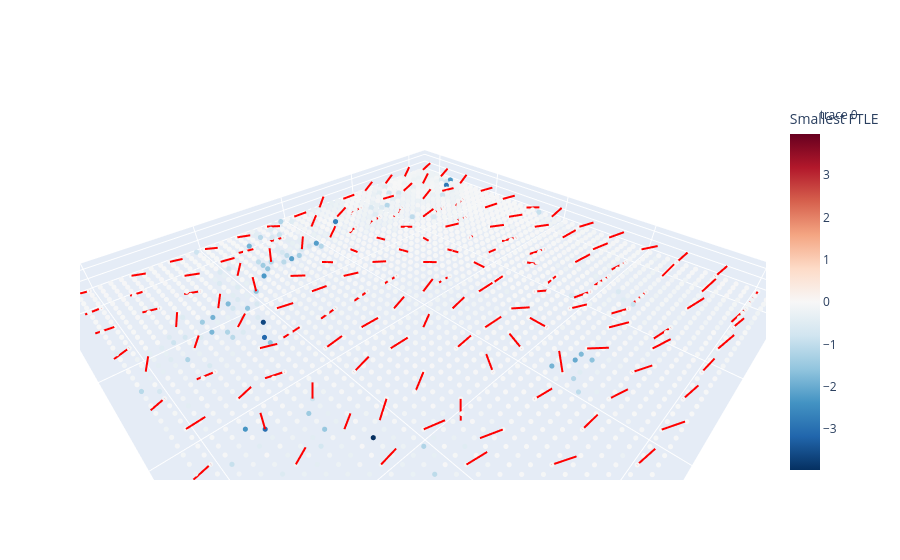

The notebook cell this image was saved under:
### Code cell
fig = go.Figure()

m = np.max(np.abs(lyap_grid_min))


fig.add_trace(
    go.Scatter3d(
        x=X3.ravel(),
        y=Y3.ravel(),
        z=Z3.ravel(),
        mode='markers',
        marker=dict(
            size=3,
            color=lyap_grid_min.ravel(),
            colorscale='RdBu_r',
            cmin=-m,
            cmax=m,
            colorbar=dict(title='Smallest FTLE')
        )
    )
)

skip = 4

for i in range(0, X3.shape[1], skip):
    for j in range(0, X3.shape[0], skip):

        x0 = X3[j,i]
        y0 = Y3[j,i]
        z0 = Z3[j,i]

        v = min_dirs[j,i]

        scale = 0.15

        fig.add_trace(
            go.Scatter3d(
                x=[x0, x0 + scale*v[0]],
                y=[y0, y0 + scale*v[1]],
                z=[z0, z0 + scale*v[2]],
                mode='lines',
                line=dict(color='red', width=4),
                showlegend=False
            )
        )

fig.update_layout(
    scene=dict(
        aspectmode='data'
    )
)

fig.show()

fig.write_html(
    save_dir / "orthogonal_3ds_3ftle_46.html",
    include_plotlyjs="cdn"
)

### Figure 1 — Plotly figure (JSON) as saved in the notebook; plotly's stock layout.template omitted (floating-point values rounded to 4 significant figures; data arrays with more than 128 entries replaced by an {"elided": "..."} marker saying what was removed)
{"data": [{"marker": {"cmax": 3.97, "cmin": -3.97, "color": {"elided": "2500 float values"}, "colorbar": {"title": {"text": "Smallest FTLE"}}, "colorscale": [[0, "rgb(5,48,97)"], [0.1, "rgb(33,102,172)"], [0.2, "rgb(67,147,195)"], [0.3, "rgb(146,197,222)"], [0.4, "rgb(209,229,240)"], [0.5, "rgb(247,247,247)"], [0.6, "rgb(253,219,199)"], [0.7, "rgb(244,165,130)"], [0.8, "rgb(214,96,77)"], [0.9, "rgb(178,24,43)"], [1, "rgb(103,0,31)"]], "size": 3}, "mode": "markers", "type": "scatter3d", "x": {"elided": "2500 float values"}, "y": {"elided": "2500 float values"}, "z": {"elided": "2500 float values"}}, {"line": {"color": "red", "width": 4}, "mode": "lines", "showlegend": false, "type": "scatter3d", "x": [-2.047, -2.097], "y": [-2.069, -1.975], "z": [0, 0.1065]}, {"line": {"color": "red", "width": 4}, "mode": "lines", "showlegend": false, "type": "scatter3d", "x": [-2.047, -2.087], "y": [-1.727, -1.646], "z": [0, 0.1202]}, {"line": {"color": "red", "width": 4}, "mode": "lines", "showlegend": false, "type": "scatter3d", "x": [-2.047, -2.081], "y": [-1.384, -1.313], "z": [0, 0.1277]}, {"line": {"color": "red", "width": 4}, "mode": "lines", "showlegend": false, "type": "scatter3d", "x": [-2.047, -2.135], "y": [-1.042, -0.9315], "z": [0, 0.05042]}, {"line": {"color": "red", "width": 4}, "mode": "lines", "showlegend": false, "type": "scatter3d", "x": [-2.047, -2.117], "y": [-0.6999, -0.5804], "z": [0, 0.05781]}, {"line": {"color": "red", "width": 4}, "mode": "lines", "showlegend": false, "type": "scatter3d", "x": [-2.047, -2.102], "y": [-0.3577, -0.2213], "z": [0, 0.02966]}, {"line": {"color": "red", "width": 4}, "mode": "lines", "showlegend": false, "type": "scatter3d", "x": [-2.047, -2.085], "y": [-0.01554, 0.06301], "z": [0, 0.1219]}, {"line": {"color": "red", "width": 4}, "mode": "lines", "showlegend": false, "type": "scatter3d", "x": [-2.047, -2.139], "y": [0.3267, 0.431], "z": [0, 0.05639]}, {"line": {"color": "red", "width": 4}, "mode": "lines", "showlegend": false, "type": "scatter3d", "x": [-2.047, -2.111], "y": [0.6689, 0.7782], "z": [0, 0.0805]}, {"line": {"color": "red", "width": 4}, "mode": "lines", "showlegend": false, "type": "scatter3d", "x": [-2.047, -2.136], "y": [1.011, 1.122], "z": [0, 0.04696]}, {"line": {"color": "red", "width": 4}, "mode": "lines", "showlegend": false, "type": "scatter3d", "x": [-2.047, -2.178], "y": [1.353, 1.385], "z": [0, 0.06514]}, {"line": {"color": "red", "width": 4}, "mode": "lines", "showlegend": false, "type": "scatter3d", "x": [-2.047, -2.175], "y": [1.695, 1.733], "z": [0, 0.06938]}, {"line": {"color": "red", "width": 4}, "mode": "lines", "showlegend": false, "type": "scatter3d", "x": [-2.047, -1.906], "y": [2.038, 2.031], "z": [0, -0.05006]}, {"line": {"color": "red", "width": 4}, "mode": "lines", "showlegend": false, "type": "scatter3d", "x": [-1.706, -1.738], "y": [-2.069, -2.014], "z": [0, 0.136]}, {"line": {"color": "red", "width": 4}, "mode": "lines", "showlegend": false, "type": "scatter3d", "x": [-1.706, -1.752], "y": [-1.727, -1.68], "z": [0, 0.135]}, {"line": {"color": "red", "width": 4}, "mode": "lines", "showlegend": false, "type": "scatter3d", "x": [-1.706, -1.788], "y": [-1.384, -1.268], "z": [0, 0.04709]}, {"line": {"color": "red", "width": 4}, "mode": "lines", "showlegend": false, "type": "scatter3d", "x": [-1.706, -1.612], "y": [-1.042, -1.102], "z": [0, -0.1006]}, {"line": {"color": "red", "width": 4}, "mode": "lines", "showlegend": false, "type": "scatter3d", "x": [-1.706, -1.775], "y": [-0.6999, -0.5847], "z": [0, 0.06633]}, {"line": {"color": "red", "width": 4}, "mode": "lines", "showlegend": false, "type": "scatter3d", "x": [-1.706, -1.79], "y": [-0.3577, -0.2399], "z": [0, 0.03811]}, {"line": {"color": "red", "width": 4}, "mode": "lines", "showlegend": false, "type": "scatter3d", "x": [-1.706, -1.801], "y": [-0.01554, 0.09611], "z": [0, 0.03003]}, {"line": {"color": "red", "width": 4}, "mode": "lines", "showlegend": false, "type": "scatter3d", "x": [-1.706, -1.771], "y": [0.3267, 0.4205], "z": [0, 0.09726]}, {"line": {"color": "red", "width": 4}, "mode": "lines", "showlegend": false, "type": "scatter3d", "x": [-1.706, -1.803], "y": [0.6689, 0.7611], "z": [0, 0.06764]}, {"line": {"color": "red", "width": 4}, "mode": "lines", "showlegend": false, "type": "scatter3d", "x": [-1.706, -1.59], "y": [1.011, 0.9398], "z": [0, -0.06355]}, {"line": {"color": "red", "width": 4}, "mode": "lines", "showlegend": false, "type": "scatter3d", "x": [-1.706, -1.817], "y": [1.353, 1.388], "z": [0, 0.09462]}, {"line": {"color": "red", "width": 4}, "mode": "lines", "showlegend": false, "type": "scatter3d", "x": [-1.706, -1.769], "y": [1.695, 1.745], "z": [0, 0.1267]}, {"line": {"color": "red", "width": 4}, "mode": "lines", "showlegend": false, "type": "scatter3d", "x": [-1.706, -1.639], "y": [2.038, 1.994], "z": [0, -0.1268]}, {"line": {"color": "red", "width": 4}, "mode": "lines", "showlegend": false, "type": "scatter3d", "x": [-1.365, -1.42], "y": [-2.069, -2.0], "z": [0, 0.1213]}, {"line": {"color": "red", "width": 4}, "mode": "lines", "showlegend": false, "type": "scatter3d", "x": [-1.365, -1.438], "y": [-1.727, -1.648], "z": [0, 0.1047]}, {"line": {"color": "red", "width": 4}, "mode": "lines", "showlegend": false, "type": "scatter3d", "x": [-1.365, -1.439], "y": [-1.384, -1.328], "z": [0, 0.1179]}, {"line": {"color": "red", "width": 4}, "mode": "lines", "showlegend": false, "type": "scatter3d", "x": [-1.365, -1.256], "y": [-1.042, -1.124], "z": [0, -0.0633]}, {"line": {"color": "red", "width": 4}, "mode": "lines", "showlegend": false, "type": "scatter3d", "x": [-1.365, -1.254], "y": [-0.6999, -0.7846], "z": [0, -0.05575]}, {"line": {"color": "red", "width": 4}, "mode": "lines", "showlegend": false, "type": "scatter3d", "x": [-1.365, -1.466], "y": [-0.3577, -0.2499], "z": [0, 0.02441]}, {"line": {"color": "red", "width": 4}, "mode": "lines", "showlegend": false, "type": "scatter3d", "x": [-1.365, -1.25], "y": [-0.01554, -0.1064], "z": [0, -0.03218]}, {"line": {"color": "red", "width": 4}, "mode": "lines", "showlegend": false, "type": "scatter3d", "x": [-1.365, -1.258], "y": [0.3267, 0.2326], "z": [0, -0.0479]}, {"line": {"color": "red", "width": 4}, "mode": "lines", "showlegend": false, "type": "scatter3d", "x": [-1.365, -1.446], "y": [0.6689, 0.7575], "z": [0, 0.08949]}, {"line": {"color": "red", "width": 4}, "mode": "lines", "showlegend": false, "type": "scatter3d", "x": [-1.365, -1.261], "y": [1.011, 0.9423], "z": [0, -0.08425]}, {"line": {"color": "red", "width": 4}, "mode": "lines", "showlegend": false, "type": "scatter3d", "x": [-1.365, -1.269], "y": [1.353, 1.305], "z": [0, -0.105]}, {"line": {"color": "red", "width": 4}, "mode": "lines", "showlegend": false, "type": "scatter3d", "x": [-1.365, -1.417], "y": [1.695, 1.77], "z": [0, 0.119]}, {"line": {"color": "red", "width": 4}, "mode": "lines", "showlegend": false, "type": "scatter3d", "x": [-1.365, -1.509], "y": [2.038, 2.068], "z": [0, 0.02794]}, {"line": {"color": "red", "width": 4}, "mode": "lines", "showlegend": false, "type": "scatter3d", "x": [-1.023, -1.096], "y": [-2.069, -2.006], "z": [0, 0.1157]}, {"line": {"color": "red", "width": 4}, "mode": "lines", "showlegend": false, "type": "scatter3d", "x": [-1.023, -1.095], "y": [-1.727, -1.607], "z": [0, 0.05601]}, {"line": {"color": "red", "width": 4}, "mode": "lines", "showlegend": false, "type": "scatter3d", "x": [-1.023, -0.9353], "y": [-1.384, -1.44], "z": [0, -0.108]}, {"line": {"color": "red", "width": 4}, "mode": "lines", "showlegend": false, "type": "scatter3d", "x": [-1.023, -1.108], "y": [-1.042, -0.9618], "z": [0, 0.09476]}, {"line": {"color": "red", "width": 4}, "mode": "lines", "showlegend": false, "type": "scatter3d", "x": [-1.023, -1.112], "y": [-0.6999, -0.5881], "z": [0, 0.04693]}, {"line": {"color": "red", "width": 4}, "mode": "lines", "showlegend": false, "type": "scatter3d", "x": [-1.023, -1.165], "y": [-0.3577, -0.3936], "z": [0, -0.0353]}, {"line": {"color": "red", "width": 4}, "mode": "lines", "showlegend": false, "type": "scatter3d", "x": [-1.023, -0.8788], "y": [-0.01554, 0.005191], "z": [0, 0.03373]}, {"line": {"color": "red", "width": 4}, "mode": "lines", "showlegend": false, "type": "scatter3d", "x": [-1.023, -1.145], "y": [0.3267, 0.4042], "z": [0, -0.04136]}, {"line": {"color": "red", "width": 4}, "mode": "lines", "showlegend": false, "type": "scatter3d", "x": [-1.023, -0.8737], "y": [0.6689, 0.6753], "z": [0, -0.004762]}, {"line": {"color": "red", "width": 4}, "mode": "lines", "showlegend": false, "type": "scatter3d", "x": [-1.023, -0.9051], "y": [1.011, 0.9305], "z": [0, -0.04461]}, {"line": {"color": "red", "width": 4}, "mode": "lines", "showlegend": false, "type": "scatter3d", "x": [-1.023, -0.9192], "y": [1.353, 1.258], "z": [0, -0.04987]}, {"line": {"color": "red", "width": 4}, "mode": "lines", "showlegend": false, "type": "scatter3d", "x": [-1.023, -0.9323], "y": [1.695, 1.629], "z": [0, -0.09881]}, {"line": {"color": "red", "width": 4}, "mode": "lines", "showlegend": false, "type": "scatter3d", "x": [-1.023, -1.134], "y": [2.038, 2.081], "z": [0, 0.09188]}, {"line": {"color": "red", "width": 4}, "mode": "lines", "showlegend": false, "type": "scatter3d", "x": [-0.6823, -0.7813], "y": [-2.069, -1.97], "z": [0, 0.05398]}, {"line": {"color": "red", "width": 4}, "mode": "lines", "showlegend": false, "type": "scatter3d", "x": [-0.6823, -0.5857], "y": [-1.727, -1.81], "z": [0, -0.07883]}, {"line": {"color": "red", "width": 4}, "mode": "lines", "showlegend": false, "type": "scatter3d", "x": [-0.6823, -0.5743], "y": [-1.384, -1.46], "z": [0, -0.0714]}, {"line": {"color": "red", "width": 4}, "mode": "lines", "showlegend": false, "type": "scatter3d", "x": [-0.6823, -0.723], "y": [-1.042, -0.9021], "z": [0, 0.03526]}, {"line": {"color": "red", "width": 4}, "mode": "lines", "showlegend": false, "type": "scatter3d", "x": [-0.6823, -0.6272], "y": [-0.6999, -0.5653], "z": [0, 0.03648]}, {"line": {"color": "red", "width": 4}, "mode": "lines", "showlegend": false, "type": "scatter3d", "x": [-0.6823, -0.6787], "y": [-0.3577, -0.2104], "z": [0, 0.02785]}, {"line": {"color": "red", "width": 4}, "mode": "lines", "showlegend": false, "type": "scatter3d", "x": [-0.6823, -0.6567], "y": [-0.01554, 0.1311], "z": [0, 0.01819]}, {"line": {"color": "red", "width": 4}, "mode": "lines", "showlegend": false, "type": "scatter3d", "x": [-0.6823, -0.5347], "y": [0.3267, 0.3458], "z": [0, 0.01829]}, {"line": {"color": "red", "width": 4}, "mode": "lines", "showlegend": false, "type": "scatter3d", "x": [-0.6823, -0.8195], "y": [0.6689, 0.721], "z": [0, -0.03099]}, {"line": {"color": "red", "width": 4}, "mode": "lines", "showlegend": false, "type": "scatter3d", "x": [-0.6823, -0.8073], "y": [1.011, 1.092], "z": [0, 0.01876]}, {"line": {"color": "red", "width": 4}, "mode": "lines", "showlegend": false, "type": "scatter3d", "x": [-0.6823, -0.7705], "y": [1.353, 1.458], "z": [0, 0.06167]}, {"line": {"color": "red", "width": 4}, "mode": "lines", "showlegend": false, "type": "scatter3d", "x": [-0.6823, -0.8043], "y": [1.695, 1.761], "z": [0, 0.0571]}, {"line": {"color": "red", "width": 4}, "mode": "lines", "showlegend": false, "type": "scatter3d", "x": [-0.6823, -0.8217], "y": [2.038, 2.06], "z": [0, 0.05097]}, {"line": {"color": "red", "width": 4}, "mode": "lines", "showlegend": false, "type": "scatter3d", "x": [-0.3411, -0.3845], "y": [-2.069, -2.023], "z": [0, 0.1363]}, {"line": {"color": "red", "width": 4}, "mode": "lines", "showlegend": false, "type": "scatter3d", "x": [-0.3411, -0.4237], "y": [-1.727, -1.661], "z": [0, 0.107]}, {"line": {"color": "red", "width": 4}, "mode": "lines", "showlegend": false, "type": "scatter3d", "x": [-0.3411, -0.2498], "y": [-1.384, -1.449], "z": [0, -0.09989]}, {"line": {"color": "red", "width": 4}, "mode": "lines", "showlegend": false, "type": "scatter3d", "x": [-0.3411, -0.3325], "y": [-1.042, -0.8964], "z": [0, 0.03458]}, {"line": {"color": "red", "width": 4}, "mode": "lines", "showlegend": false, "type": "scatter3d", "x": [-0.3411, -0.3326], "y": [-0.6999, -0.5542], "z": [0, 0.03445]}, {"line": {"color": "red", "width": 4}, "mode": "lines", "showlegend": false, "type": "scatter3d", "x": [-0.3411, -0.3829], "y": [-0.3577, -0.2197], "z": [0, 0.04129]}, {"line": {"color": "red", "width": 4}, "mode": "lines", "showlegend": false, "type": "scatter3d", "x": [-0.3411, -0.2401], "y": [-0.01554, -0.0911], "z": [0, -0.0811]}, {"line": {"color": "red", "width": 4}, "mode": "lines", "showlegend": false, "type": "scatter3d", "x": [-0.3411, -0.402], "y": [0.3267, 0.4153], "z": [0, 0.1046]}, {"line": {"color": "red", "width": 4}, "mode": "lines", "showlegend": false, "type": "scatter3d", "x": [-0.3411, -0.4142], "y": [0.6689, 0.7937], "z": [0, 0.0398]}, {"line": {"color": "red", "width": 4}, "mode": "lines", "showlegend": false, "type": "scatter3d", "x": [-0.3411, -0.301], "y": [1.011, 0.8723], "z": [0, 0.04036]}, {"line": {"color": "red", "width": 4}, "mode": "lines", "showlegend": false, "type": "scatter3d", "x": [-0.3411, -0.4172], "y": [1.353, 1.477], "z": [0, 0.03817]}, {"line": {"color": "red", "width": 4}, "mode": "lines", "showlegend": false, "type": "scatter3d", "x": [-0.3411, -0.4629], "y": [1.695, 1.775], "z": [0, 0.03571]}, {"line": {"color": "red", "width": 4}, "mode": "lines", "showlegend": false, "type": "scatter3d", "x": [-0.3411, -0.4797], "y": [2.038, 2.07], "z": [0, 0.04728]}, {"line": {"color": "red", "width": 4}, "mode": "lines", "showlegend": false, "type": "scatter3d", "x": [2.123e-05, -0.1026], "y": [-2.069, -1.972], "z": [0, 0.05178]}, {"line": {"color": "red", "width": 4}, "mode": "lines", "showlegend": false, "type": "scatter3d", "x": [2.123e-05, -0.05083], "y": [-1.727, -1.681], "z": [0, 0.1336]}, {"line": {"color": "red", "width": 4}, "mode": "lines", "showlegend": false, "type": "scatter3d", "x": [2.123e-05, -0.04663], "y": [-1.384, -1.332], "z": [0, 0.1326]}, {"line": {"color": "red", "width": 4}, "mode": "lines", "showlegend": false, "type": "scatter3d", "x": [2.123e-05, 0.01949], "y": [-1.042, -0.8977], "z": [0, 0.03548]}, {"line": {"color": "red", "width": 4}, "mode": "lines", "showlegend": false, "type": "scatter3d", "x": [2.123e-05, -0.06028], "y": [-0.6999, -0.5683], "z": [0, 0.03904]}, {"line": {"color": "red", "width": 4}, "mode": "lines", "showlegend": false, "type": "scatter3d", "x": [2.123e-05, 0.1022], "y": [-0.3577, -0.434], "z": [0, -0.07904]}, {"line": {"color": "red", "width": 4}, "mode": "lines", "showlegend": false, "type": "scatter3d", "x": [2.123e-05, -0.06176], "y": [-0.01554, 0.03758], "z": [0, 0.1259]}, {"line": {"color": "red", "width": 4}, "mode": "lines", "showlegend": false, "type": "scatter3d", "x": [2.123e-05, -0.05907], "y": [0.3267, 0.3949], "z": [0, 0.1198]}, {"line": {"color": "red", "width": 4}, "mode": "lines", "showlegend": false, "type": "scatter3d", "x": [2.123e-05, -0.1145], "y": [0.6689, 0.7294], "z": [0, 0.07567]}, {"line": {"color": "red", "width": 4}, "mode": "lines", "showlegend": false, "type": "scatter3d", "x": [2.123e-05, -0.03612], "y": [1.011, 0.87], "z": [0, 0.036]}, {"line": {"color": "red", "width": 4}, "mode": "lines", "showlegend": false, "type": "scatter3d", "x": [2.123e-05, -0.04104], "y": [1.353, 1.278], "z": [0, 0.1231]}, {"line": {"color": "red", "width": 4}, "mode": "lines", "showlegend": false, "type": "scatter3d", "x": [2.123e-05, -0.1346], "y": [1.695, 1.753], "z": [0, 0.03216]}, {"line": {"color": "red", "width": 4}, "mode": "lines", "showlegend": false, "type": "scatter3d", "x": [2.123e-05, -0.1197], "y": [2.038, 2.118], "z": [0, 0.04105]}, {"line": {"color": "red", "width": 4}, "mode": "lines", "showlegend": false, "type": "scatter3d", "x": [0.3412, 0.2459], "y": [-2.069, -1.954], "z": [0, 0.01301]}, {"line": {"color": "red", "width": 4}, "mode": "lines", "showlegend": false, "type": "scatter3d", "x": [0.3412, 0.4548], "y": [-1.727, -1.817], "z": [0, -0.03753]}, {"line": {"color": "red", "width": 4}, "mode": "lines", "showlegend": false, "type": "scatter3d", "x": [0.3412, 0.3213], "y": [-1.384, -1.357], "z": [0, 0.1462]}, {"line": {"color": "red", "width": 4}, "mode": "lines", "showlegend": false, "type": "scatter3d", "x": [0.3412, 0.3058], "y": [-1.042, -0.9026], "z": [0, 0.04219]}, {"line": {"color": "red", "width": 4}, "mode": "lines", "showlegend": false, "type": "scatter3d", "x": [0.3412, 0.2548], "y": [-0.6999, -0.5875], "z": [0, 0.04899]}, {"line": {"color": "red", "width": 4}, "mode": "lines", "showlegend": false, "type": "scatter3d", "x": [0.3412, 0.4402], "y": [-0.3577, -0.4286], "z": [0, -0.08765]}, {"line": {"color": "red", "width": 4}, "mode": "lines", "showlegend": false, "type": "scatter3d", "x": [0.3412, 0.2828], "y": [-0.01554, 0.04855], "z": [0, 0.1224]}, {"line": {"color": "red", "width": 4}, "mode": "lines", "showlegend": false, "type": "scatter3d", "x": [0.3412, 0.3201], "y": [0.3267, 0.3683], "z": [0, 0.1426]}, {"line": {"color": "red", "width": 4}, "mode": "lines", "showlegend": false, "type": "scatter3d", "x": [0.3412, 0.2021], "y": [0.6689, 0.6901], "z": [0, 0.05212]}, {"line": {"color": "red", "width": 4}, "mode": "lines", "showlegend": false, "type": "scatter3d", "x": [0.3412, 0.2652], "y": [1.011, 0.8872], "z": [0, 0.0372]}, {"line": {"color": "red", "width": 4}, "mode": "lines", "showlegend": false, "type": "scatter3d", "x": [0.3412, 0.1968], "y": [1.353, 1.391], "z": [0, 0.01577]}, {"line": {"color": "red", "width": 4}, "mode": "lines", "showlegend": false, "type": "scatter3d", "x": [0.3412, 0.1949], "y": [1.695, 1.713], "z": [0, 0.02804]}, {"line": {"color": "red", "width": 4}, "mode": "lines", "showlegend": false, "type": "scatter3d", "x": [0.3412, 0.1999], "y": [2.038, 2.07], "z": [0, 0.03904]}, {"line": {"color": "red", "width": 4}, "mode": "lines", "showlegend": false, "type": "scatter3d", "x": [0.6824, 0.5875], "y": [-2.069, -1.957], "z": [0, 0.03089]}, {"line": {"color": "red", "width": 4}, "mode": "lines", "showlegend": false, "type": "scatter3d", "x": [0.6824, 0.8044], "y": [-1.727, -1.809], "z": [0, -0.02816]}, {"line": {"color": "red", "width": 4}, "mode": "lines", "showlegend": false, "type": "scatter3d", "x": [0.6824, 0.6719], "y": [-1.384, -1.376], "z": [0, 0.1494]}, {"line": {"color": "red", "width": 4}, "mode": "lines", "showlegend": false, "type": "scatter3d", "x": [0.6824, 0.6009], "y": [-1.042, -0.9186], "z": [0, 0.02447]}, {"line": {"color": "red", "width": 4}, "mode": "lines", "showlegend": false, "type": "scatter3d", "x": [0.6824, 0.5907], "y": [-0.6999, -0.5982], "z": [0, 0.06112]}, {"line": {"color": "red", "width": 4}, "mode": "lines", "showlegend": false, "type": "scatter3d", "x": [0.6824, 0.7946], "y": [-0.3577, -0.4176], "z": [0, -0.07951]}, {"line": {"color": "red", "width": 4}, "mode": "lines", "showlegend": false, "type": "scatter3d", "x": [0.6824, 0.5642], "y": [-0.01554, 0.05078], "z": [0, 0.06433]}, {"line": {"color": "red", "width": 4}, "mode": "lines", "showlegend": false, "type": "scatter3d", "x": [0.6824, 0.5654], "y": [0.3267, 0.3888], "z": [0, 0.07046]}, {"line": {"color": "red", "width": 4}, "mode": "lines", "showlegend": false, "type": "scatter3d", "x": [0.6824, 0.815], "y": [0.6689, 0.7294], "z": [0, -0.03521]}, {"line": {"color": "red", "width": 4}, "mode": "lines", "showlegend": false, "type": "scatter3d", "x": [0.6824, 0.7897], "y": [1.011, 1.109], "z": [0, -0.03796]}, {"line": {"color": "red", "width": 4}, "mode": "lines", "showlegend": false, "type": "scatter3d", "x": [0.6824, 0.8093], "y": [1.353, 1.281], "z": [0, -0.03296]}, {"line": {"color": "red", "width": 4}, "mode": "lines", "showlegend": false, "type": "scatter3d", "x": [0.6824, 0.5584], "y": [1.695, 1.774], "z": [0, 0.03132]}, {"line": {"color": "red", "width": 4}, "mode": "lines", "showlegend": false, "type": "scatter3d", "x": [0.6824, 0.542], "y": [2.038, 2.078], "z": [0, 0.03472]}, {"line": {"color": "red", "width": 4}, "mode": "lines", "showlegend": false, "type": "scatter3d", "x": [1.024, 0.9403], "y": [-2.069, -1.947], "z": [0, 0.02963]}, {"line": {"color": "red", "width": 4}, "mode": "lines", "showlegend": false, "type": "scatter3d", "x": [1.024, 0.9215], "y": [-1.727, -1.626], "z": [0, 0.04337]}, {"line": {"color": "red", "width": 4}, "mode": "lines", "showlegend": false, "type": "scatter3d", "x": [1.024, 0.9826], "y": [-1.384, -1.343], "z": [0, 0.1381]}, {"line": {"color": "red", "width": 4}, "mode": "lines", "showlegend": false, "type": "scatter3d", "x": [1.024, 1.025], "y": [-1.042, -1.038], "z": [0, 0.1499]}, {"line": {"color": "red", "width": 4}, "mode": "lines", "showlegend": false, "type": "scatter3d", "x": [1.024, 0.9192], "y": [-0.6999, -0.604], "z": [0, 0.04915]}, {"line": {"color": "red", "width": 4}, "mode": "lines", "showlegend": false, "type": "scatter3d", "x": [1.024, 1.149], "y": [-0.3577, -0.4102], "z": [0, -0.06349]}, {"line": {"color": "red", "width": 4}, "mode": "lines", "showlegend": false, "type": "scatter3d", "x": [1.024, 0.8904], "y": [-0.01554, 0.02035], "z": [0, 0.05913]}, {"line": {"color": "red", "width": 4}, "mode": "lines", "showlegend": false, "type": "scatter3d", "x": [1.024, 0.88], "y": [0.3267, 0.3181], "z": [0, 0.04269]}, {"line": {"color": "red", "width": 4}, "mode": "lines", "showlegend": false, "type": "scatter3d", "x": [1.024, 1.148], "y": [0.6689, 0.7429], "z": [0, -0.03995]}, {"line": {"color": "red", "width": 4}, "mode": "lines", "showlegend": false, "type": "scatter3d", "x": [1.024, 0.9284], "y": [1.011, 1.097], "z": [0, 0.07746]}, {"line": {"color": "red", "width": 4}, "mode": "lines", "showlegend": false, "type": "scatter3d", "x": [1.024, 0.9374], "y": [1.353, 1.423], "z": [0, 0.1008]}, {"line": {"color": "red", "width": 4}, "mode": "lines", "showlegend": false, "type": "scatter3d", "x": [1.024, 0.8816], "y": [1.695, 1.728], "z": [0, 0.03601]}, {"line": {"color": "red", "width": 4}, "mode": "lines", "showlegend": false, "type": "scatter3d", "x": [1.024, 0.8854], "y": [2.038, 2.074], "z": [0, 0.04625]}, {"line": {"color": "red", "width": 4}, "mode": "lines", "showlegend": false, "type": "scatter3d", "x": [1.365, 1.278], "y": [-2.069, -1.955], "z": [0, 0.04369]}, {"line": {"color": "red", "width": 4}, "mode": "lines", "showlegend": false, "type": "scatter3d", "x": [1.365, 1.263], "y": [-1.727, -1.62], "z": [0, 0.02731]}, {"line": {"color": "red", "width": 4}, "mode": "lines", "showlegend": false, "type": "scatter3d", "x": [1.365, 1.472], "y": [-1.384, -1.485], "z": [0, -0.02684]}, {"line": {"color": "red", "width": 4}, "mode": "lines", "showlegend": false, "type": "scatter3d", "x": [1.365, 1.324], "y": [-1.042, -1.013], "z": [0, 0.1415]}, {"line": {"color": "red", "width": 4}, "mode": "lines", "showlegend": false, "type": "scatter3d", "x": [1.365, 1.3], "y": [-0.6999, -0.6511], "z": [0, 0.126]}, {"line": {"color": "red", "width": 4}, "mode": "lines", "showlegend": false, "type": "scatter3d", "x": [1.365, 1.273], "y": [-0.3577, -0.2508], "z": [0, 0.05133]}, {"line": {"color": "red", "width": 4}, "mode": "lines", "showlegend": false, "type": "scatter3d", "x": [1.365, 1.474], "y": [-0.01554, -0.1055], "z": [0, -0.04862]}, {"line": {"color": "red", "width": 4}, "mode": "lines", "showlegend": false, "type": "scatter3d", "x": [1.365, 1.349], "y": [0.3267, 0.339], "z": [0, 0.1486]}, {"line": {"color": "red", "width": 4}, "mode": "lines", "showlegend": false, "type": "scatter3d", "x": [1.365, 1.327], "y": [0.6689, 0.7011], "z": [0, 0.1415]}, {"line": {"color": "red", "width": 4}, "mode": "lines", "showlegend": false, "type": "scatter3d", "x": [1.365, 1.288], "y": [1.011, 1.06], "z": [0, 0.1195]}, {"line": {"color": "red", "width": 4}, "mode": "lines", "showlegend": false, "type": "scatter3d", "x": [1.365, 1.282], "y": [1.353, 1.423], "z": [0, 0.1034]}, {"line": {"color": "red", "width": 4}, "mode": "lines", "showlegend": false, "type": "scatter3d", "x": [1.365, 1.314], "y": [1.695, 1.73], "z": [0, 0.137]}, {"line": {"color": "red", "width": 4}, "mode": "lines", "showlegend": false, "type": "scatter3d", "x": [1.365, 1.25], "y": [2.038, 2.102], "z": [0, 0.07253]}, {"line": {"color": "red", "width": 4}, "mode": "lines", "showlegend": false, "type": "scatter3d", "x": [1.706, 1.61], "y": [-2.069, -1.958], "z": [0, 0.03135]}, {"line": {"color": "red", "width": 4}, "mode": "lines", "showlegend": false, "type": "scatter3d", "x": [1.706, 1.81], "y": [-1.727, -1.824], "z": [0, -0.04548]}, {"line": {"color": "red", "width": 4}, "mode": "lines", "showlegend": false, "type": "scatter3d", "x": [1.706, 1.821], "y": [-1.384, -1.476], "z": [0, -0.03184]}, {"line": {"color": "red", "width": 4}, "mode": "lines", "showlegend": false, "type": "scatter3d", "x": [1.706, 1.667], "y": [-1.042, -1.013], "z": [0, 0.1419]}, {"line": {"color": "red", "width": 4}, "mode": "lines", "showlegend": false, "type": "scatter3d", "x": [1.706, 1.662], "y": [-0.6999, -0.6424], "z": [0, 0.1313]}, {"line": {"color": "red", "width": 4}, "mode": "lines", "showlegend": false, "type": "scatter3d", "x": [1.706, 1.816], "y": [-0.3577, -0.4429], "z": [0, -0.05681]}, {"line": {"color": "red", "width": 4}, "mode": "lines", "showlegend": false, "type": "scatter3d", "x": [1.706, 1.63], "y": [-0.01554, 0.05703], "z": [0, 0.1071]}, {"line": {"color": "red", "width": 4}, "mode": "lines", "showlegend": false, "type": "scatter3d", "x": [1.706, 1.705], "y": [0.3267, 0.328], "z": [0, 0.15]}, {"line": {"color": "red", "width": 4}, "mode": "lines", "showlegend": false, "type": "scatter3d", "x": [1.706, 1.642], "y": [0.6689, 0.706], "z": [0, 0.1308]}, {"line": {"color": "red", "width": 4}, "mode": "lines", "showlegend": false, "type": "scatter3d", "x": [1.706, 1.691], "y": [1.011, 1.022], "z": [0, 0.1489]}, {"line": {"color": "red", "width": 4}, "mode": "lines", "showlegend": false, "type": "scatter3d", "x": [1.706, 1.66], "y": [1.353, 1.391], "z": [0, 0.1376]}, {"line": {"color": "red", "width": 4}, "mode": "lines", "showlegend": false, "type": "scatter3d", "x": [1.706, 1.654], "y": [1.695, 1.559], "z": [0, 0.03409]}, {"line": {"color": "red", "width": 4}, "mode": "lines", "showlegend": false, "type": "scatter3d", "x": [1.706, 1.595], "y": [2.038, 2.082], "z": [0, 0.09112]}, {"line": {"color": "red", "width": 4}, "mode": "lines", "showlegend": false, "type": "scatter3d", "x": [2.047, 2.158], "y": [-2.069, -2.163], "z": [0, -0.035]}, {"line": {"color": "red", "width": 4}, "mode": "lines", "showlegend": false, "type": "scatter3d", "x": [2.047, 2.162], "y": [-1.727, -1.809], "z": [0, -0.04915]}, {"line": {"color": "red", "width": 4}, "mode": "lines", "showlegend": false, "type": "scatter3d", "x": [2.047, 2.174], "y": [-1.384, -1.456], "z": [0, -0.0333]}, {"line": {"color": "red", "width": 4}, "mode": "lines", "showlegend": false, "type": "scatter3d", "x": [2.047, 2.158], "y": [-1.042, -1.105], "z": [0, -0.07835]}, {"line": {"color": "red", "width": 4}, "mode": "lines", "showlegend": false, "type": "scatter3d", "x": [2.047, 1.998], "y": [-0.6999, -0.664], "z": [0, 0.1373]}, {"line": {"color": "red", "width": 4}, "mode": "lines", "showlegend": false, "type": "scatter3d", "x": [2.047, 2.14], "y": [-0.3577, -0.4262], "z": [0, -0.09529]}, {"line": {"color": "red", "width": 4}, "mode": "lines", "showlegend": false, "type": "scatter3d", "x": [2.047, 1.936], "y": [-0.01554, 0.05184], "z": [0, 0.07493]}, {"line": {"color": "red", "width": 4}, "mode": "lines", "showlegend": false, "type": "scatter3d", "x": [2.047, 2.15], "y": [0.3267, 0.2736], "z": [0, -0.09526]}, {"line": {"color": "red", "width": 4}, "mode": "lines", "showlegend": false, "type": "scatter3d", "x": [2.047, 2.146], "y": [0.6689, 0.6225], "z": [0, -0.1032]}, {"line": {"color": "red", "width": 4}, "mode": "lines", "showlegend": false, "type": "scatter3d", "x": [2.047, 2.014], "y": [1.011, 1.039], "z": [0, 0.1435]}, {"line": {"color": "red", "width": 4}, "mode": "lines", "showlegend": false, "type": "scatter3d", "x": [2.047, 1.998], "y": [1.353, 1.397], "z": [0, 0.1349]}, {"line": {"color": "red", "width": 4}, "mode": "lines", "showlegend": false, "type": "scatter3d", "x": [2.047, 2.145], "y": [1.695, 1.656], "z": [0, -0.1065]}, {"line": {"color": "red", "width": 4}, "mode": "lines", "showlegend": false, "type": "scatter3d", "x": [2.047, 1.926], "y": [2.038, 2.074], "z": [0, 0.08083]}], "layout": {"scene": {"aspectmode": "data"}}}
